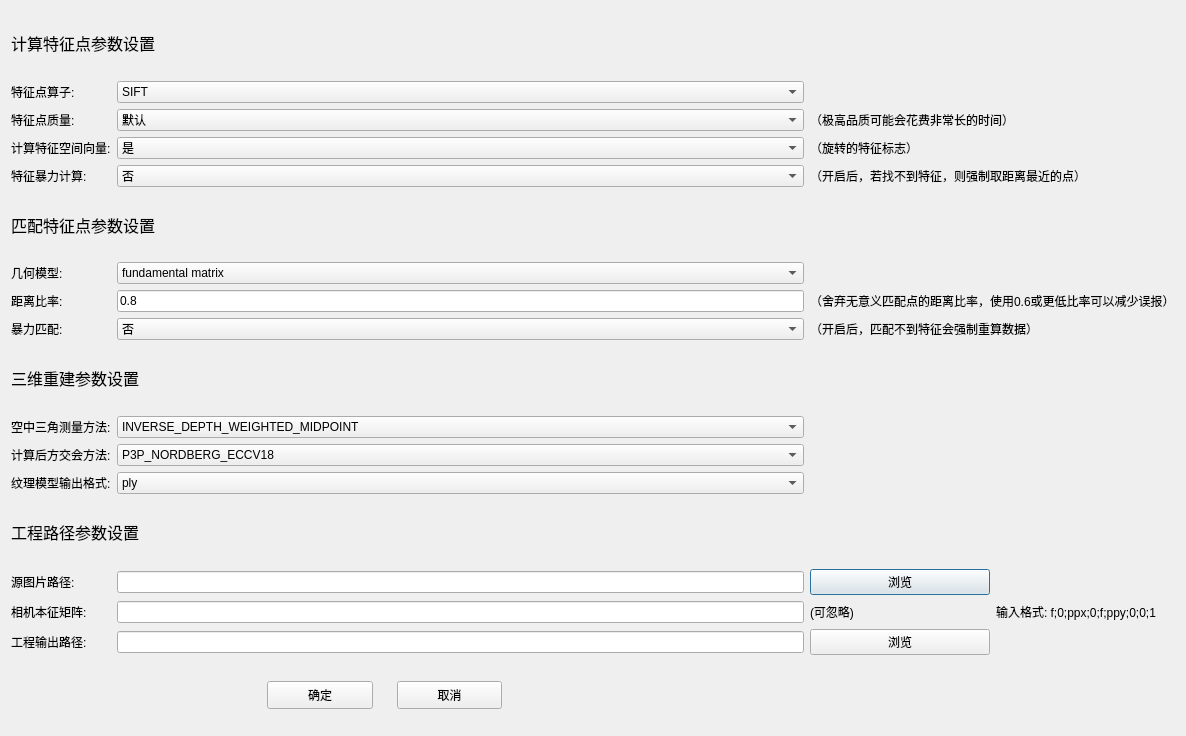
<?xml version="1.0" encoding="UTF-8"?>
<ui version="4.0">
 <class>Dialog_automake</class>
 <widget class="QDialog" name="Dialog_automake">
  <property name="geometry">
   <rect>
    <x>0</x>
    <y>0</y>
    <width>1186</width>
    <height>736</height>
   </rect>
  </property>
  <property name="windowTitle">
   <string>Dialog</string>
  </property>
  <layout class="QGridLayout" name="gridLayout">
   <item row="0" column="0" colspan="2">
    <widget class="QLabel" name="label">
     <property name="font">
      <font>
       <family>微软雅黑</family>
       <pointsize>12</pointsize>
      </font>
     </property>
     <property name="text">
      <string>计算特征点参数设置</string>
     </property>
    </widget>
   </item>
   <item row="1" column="0">
    <widget class="QLabel" name="label_2">
     <property name="text">
      <string>特征点算子:</string>
     </property>
    </widget>
   </item>
   <item row="1" column="1">
    <widget class="QComboBox" name="comboBox_describer">
     <property name="currentIndex">
      <number>0</number>
     </property>
     <item>
      <property name="text">
       <string>SIFT</string>
      </property>
     </item>
     <item>
      <property name="text">
       <string>SIFT_ANATOMY</string>
      </property>
     </item>
     <item>
      <property name="text">
       <string>AKAZE_FLOAT</string>
      </property>
     </item>
     <item>
      <property name="text">
       <string>AKAZE_MLDB</string>
      </property>
     </item>
    </widget>
   </item>
   <item row="2" column="0">
    <widget class="QLabel" name="label_7">
     <property name="text">
      <string>特征点质量:</string>
     </property>
    </widget>
   </item>
   <item row="2" column="1">
    <widget class="QComboBox" name="comboBox_quality">
     <property name="currentIndex">
      <number>0</number>
     </property>
     <item>
      <property name="text">
       <string>默认</string>
      </property>
     </item>
     <item>
      <property name="text">
       <string>高品质</string>
      </property>
     </item>
     <item>
      <property name="text">
       <string>极高品质</string>
      </property>
     </item>
    </widget>
   </item>
   <item row="2" column="2" colspan="2">
    <widget class="QLabel" name="label_8">
     <property name="text">
      <string>（极高品质可能会花费非常长的时间）</string>
     </property>
    </widget>
   </item>
   <item row="3" column="0">
    <widget class="QLabel" name="label_5">
     <property name="text">
      <string>计算特征空间向量:</string>
     </property>
    </widget>
   </item>
   <item row="3" column="1">
    <widget class="QComboBox" name="comboBox_upright">
     <property name="currentIndex">
      <number>1</number>
     </property>
     <item>
      <property name="text">
       <string>否</string>
      </property>
     </item>
     <item>
      <property name="text">
       <string>是</string>
      </property>
     </item>
    </widget>
   </item>
   <item row="3" column="2">
    <widget class="QLabel" name="label_4">
     <property name="text">
      <string>（旋转的特征标志）</string>
     </property>
    </widget>
   </item>
   <item row="4" column="0">
    <widget class="QLabel" name="label_3">
     <property name="text">
      <string>特征暴力计算:</string>
     </property>
    </widget>
   </item>
   <item row="4" column="1">
    <widget class="QComboBox" name="comboBox_forcecompute">
     <property name="currentIndex">
      <number>0</number>
     </property>
     <item>
      <property name="text">
       <string>否</string>
      </property>
     </item>
     <item>
      <property name="text">
       <string>是</string>
      </property>
     </item>
    </widget>
   </item>
   <item row="4" column="2" colspan="2">
    <widget class="QLabel" name="label_6">
     <property name="text">
      <string>（开启后，若找不到特征，则强制取距离最近的点）</string>
     </property>
    </widget>
   </item>
   <item row="5" column="0" colspan="2">
    <widget class="QLabel" name="label_10">
     <property name="font">
      <font>
       <family>微软雅黑</family>
       <pointsize>12</pointsize>
      </font>
     </property>
     <property name="text">
      <string>匹配特征点参数设置</string>
     </property>
    </widget>
   </item>
   <item row="6" column="0">
    <widget class="QLabel" name="label_9">
     <property name="text">
      <string>几何模型:</string>
     </property>
    </widget>
   </item>
   <item row="6" column="1">
    <widget class="QComboBox" name="comboBox_geometricmodel">
     <property name="currentIndex">
      <number>0</number>
     </property>
     <item>
      <property name="text">
       <string>fundamental matrix</string>
      </property>
     </item>
     <item>
      <property name="text">
       <string>esential matrix</string>
      </property>
     </item>
     <item>
      <property name="text">
       <string>homography matrix</string>
      </property>
     </item>
     <item>
      <property name="text">
       <string>essential matrix with an angular parametrization</string>
      </property>
     </item>
     <item>
      <property name="text">
       <string>orthographic essential matrix</string>
      </property>
     </item>
     <item>
      <property name="text">
       <string>upright essential matrix</string>
      </property>
     </item>
    </widget>
   </item>
   <item row="7" column="0">
    <widget class="QLabel" name="label_13">
     <property name="text">
      <string>距离比率:</string>
     </property>
    </widget>
   </item>
   <item row="7" column="1">
    <widget class="QLineEdit" name="lineEdit_distanceRatio">
     <property name="text">
      <string>0.8</string>
     </property>
    </widget>
   </item>
   <item row="7" column="2" colspan="2">
    <widget class="QLabel" name="label_14">
     <property name="text">
      <string>（舍弃无意义匹配点的距离比率，使用0.6或更低比率可以减少误报）</string>
     </property>
    </widget>
   </item>
   <item row="8" column="0">
    <widget class="QLabel" name="label_11">
     <property name="text">
      <string>暴力匹配:</string>
     </property>
    </widget>
   </item>
   <item row="8" column="1">
    <widget class="QComboBox" name="comboBox_forcematch">
     <property name="currentIndex">
      <number>0</number>
     </property>
     <item>
      <property name="text">
       <string>否</string>
      </property>
     </item>
     <item>
      <property name="text">
       <string>是</string>
      </property>
     </item>
    </widget>
   </item>
   <item row="8" column="2" colspan="2">
    <widget class="QLabel" name="label_12">
     <property name="text">
      <string>（开启后，匹配不到特征会强制重算数据）</string>
     </property>
    </widget>
   </item>
   <item row="9" column="0" colspan="2">
    <widget class="QLabel" name="label_25">
     <property name="font">
      <font>
       <family>微软雅黑</family>
       <pointsize>12</pointsize>
      </font>
     </property>
     <property name="text">
      <string>三维重建参数设置</string>
     </property>
    </widget>
   </item>
   <item row="10" column="0">
    <widget class="QLabel" name="label_22">
     <property name="text">
      <string>空中三角测量方法:</string>
     </property>
    </widget>
   </item>
   <item row="10" column="1">
    <widget class="QComboBox" name="comboBox_triangulationMethod">
     <property name="currentIndex">
      <number>3</number>
     </property>
     <item>
      <property name="text">
       <string>DIRECT_LINEAR_TRANSFORM</string>
      </property>
     </item>
     <item>
      <property name="text">
       <string>L1_ANGULAR</string>
      </property>
     </item>
     <item>
      <property name="text">
       <string>LINFINITY_ANGULAR</string>
      </property>
     </item>
     <item>
      <property name="text">
       <string>INVERSE_DEPTH_WEIGHTED_MIDPOINT</string>
      </property>
     </item>
    </widget>
   </item>
   <item row="11" column="0">
    <widget class="QLabel" name="label_23">
     <property name="text">
      <string>计算后方交会方法:</string>
     </property>
    </widget>
   </item>
   <item row="11" column="1">
    <widget class="QComboBox" name="comboBox_resectionMethod">
     <property name="currentIndex">
      <number>3</number>
     </property>
     <item>
      <property name="text">
       <string>DLT_6POINTS</string>
      </property>
     </item>
     <item>
      <property name="text">
       <string>P3P_KE_CVPR17</string>
      </property>
     </item>
     <item>
      <property name="text">
       <string>P3P_KNEIP_CVPR11</string>
      </property>
     </item>
     <item>
      <property name="text">
       <string>P3P_NORDBERG_ECCV18</string>
      </property>
     </item>
     <item>
      <property name="text">
       <string>UP2P_KUKELOVA_ACCV10</string>
      </property>
     </item>
    </widget>
   </item>
   <item row="12" column="0">
    <widget class="QLabel" name="label_21">
     <property name="text">
      <string>纹理模型输出格式:</string>
     </property>
    </widget>
   </item>
   <item row="12" column="1">
    <widget class="QComboBox" name="comboBox">
     <item>
      <property name="text">
       <string>ply</string>
      </property>
     </item>
     <item>
      <property name="text">
       <string>obj</string>
      </property>
     </item>
     <item>
      <property name="text">
       <string>osgb</string>
      </property>
     </item>
    </widget>
   </item>
   <item row="13" column="0" colspan="2">
    <widget class="QLabel" name="label_18">
     <property name="font">
      <font>
       <family>微软雅黑</family>
       <pointsize>12</pointsize>
      </font>
     </property>
     <property name="text">
      <string>工程路径参数设置</string>
     </property>
    </widget>
   </item>
   <item row="14" column="0">
    <widget class="QLabel" name="label_15">
     <property name="text">
      <string>源图片路径:</string>
     </property>
    </widget>
   </item>
   <item row="14" column="1">
    <widget class="QLineEdit" name="lineEdit_inputDir"/>
   </item>
   <item row="14" column="2">
    <widget class="QPushButton" name="pushButton_browseInputDir">
     <property name="text">
      <string>浏览</string>
     </property>
    </widget>
   </item>
   <item row="15" column="0">
    <widget class="QLabel" name="label_16">
     <property name="text">
      <string>相机本征矩阵:</string>
     </property>
    </widget>
   </item>
   <item row="15" column="1">
    <widget class="QLineEdit" name="lineEdit_kMatrix">
     <property name="text">
      <string/>
     </property>
    </widget>
   </item>
   <item row="15" column="2">
    <widget class="QLabel" name="label_17">
     <property name="text">
      <string>(可忽略)</string>
     </property>
    </widget>
   </item>
   <item row="15" column="3">
    <widget class="QLabel" name="label_19">
     <property name="text">
      <string>输入格式: f;0;ppx;0;f;ppy;0;0;1</string>
     </property>
    </widget>
   </item>
   <item row="16" column="0">
    <widget class="QLabel" name="label_20">
     <property name="text">
      <string>工程输出路径:</string>
     </property>
    </widget>
   </item>
   <item row="16" column="1">
    <widget class="QLineEdit" name="lineEdit_OutputDir"/>
   </item>
   <item row="16" column="2">
    <widget class="QPushButton" name="pushButton_browseOutputDir">
     <property name="text">
      <string>浏览</string>
     </property>
    </widget>
   </item>
   <item row="17" column="1">
    <widget class="QWidget" name="widget" native="true">
     <widget class="QPushButton" name="btn_CANCEL">
      <property name="geometry">
       <rect>
        <x>280</x>
        <y>20</y>
        <width>105</width>
        <height>28</height>
       </rect>
      </property>
      <property name="text">
       <string>取消</string>
      </property>
     </widget>
     <widget class="QPushButton" name="btn_OK">
      <property name="geometry">
       <rect>
        <x>150</x>
        <y>20</y>
        <width>106</width>
        <height>28</height>
       </rect>
      </property>
      <property name="text">
       <string>确定</string>
      </property>
     </widget>
     <zorder>btn_CANCEL</zorder>
     <zorder>frame</zorder>
     <zorder>btn_OK</zorder>
    </widget>
   </item>
  </layout>
 </widget>
 <resources/>
 <connections/>
</ui>
